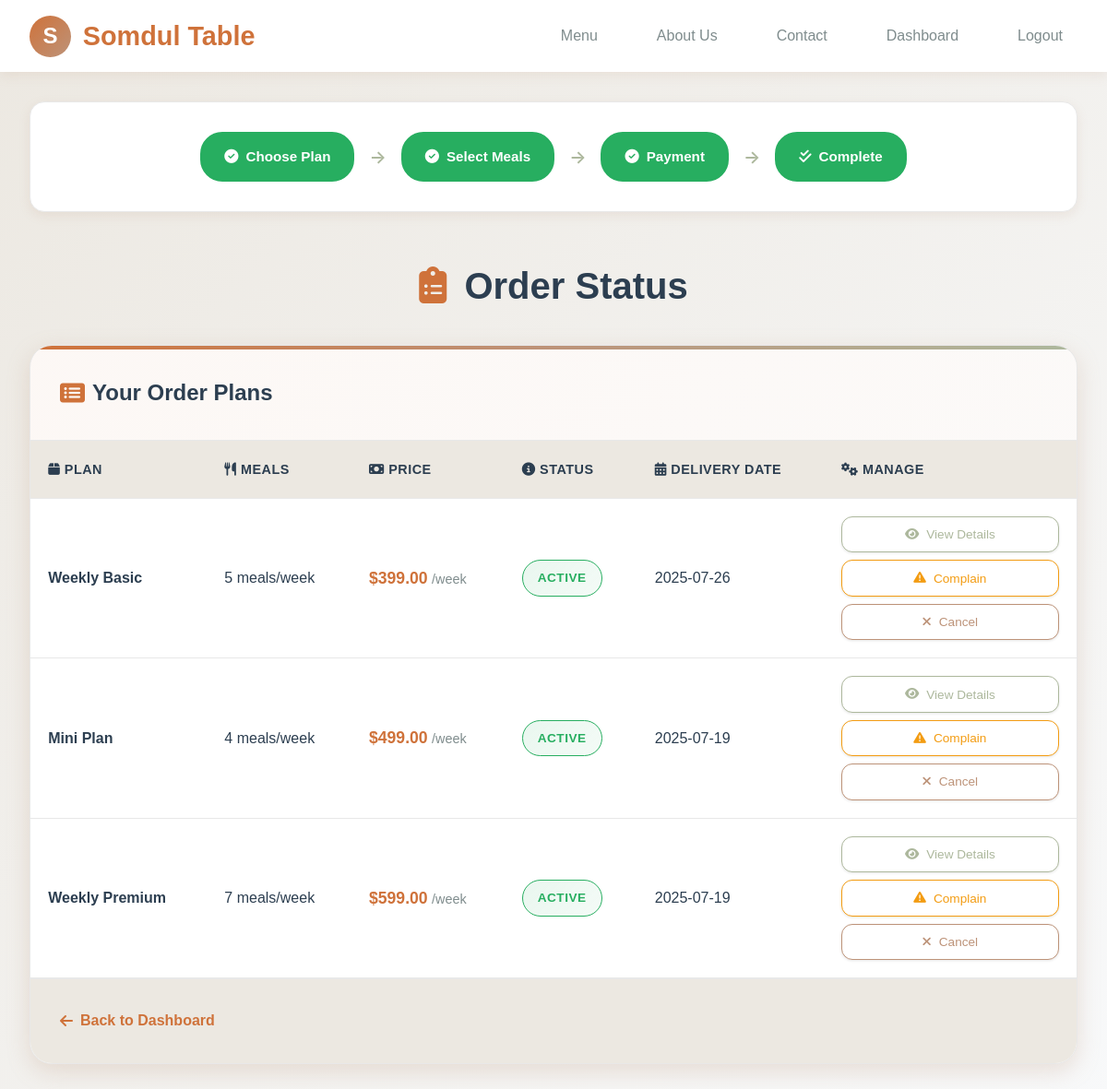
The page /KruaThai/subscription-status.php (signed in) on the database its author committed.
### tables this page shows
CREATE TABLE `subscriptions` (
  `id` char(36) NOT NULL,
  `user_id` char(36) NOT NULL,
  `assigned_rider_id` char(36) DEFAULT NULL,
  `plan_id` char(36) NOT NULL,
  `status` enum('active','paused','cancelled','expired','pending_payment') DEFAULT 'pending_payment',
  `start_date` date NOT NULL,
  `end_date` date DEFAULT NULL,
  `next_billing_date` date DEFAULT NULL,
  `billing_cycle` enum('weekly','monthly') NOT NULL,
  `total_amount` decimal(8,2) NOT NULL,
  `discount_applied` decimal(8,2) DEFAULT '0.00',
  `delivery_days` longtext,
  `preferred_delivery_time` enum('09:00-12:00','12:00-15:00','15:00-18:00','18:00-21:00') DEFAULT '12:00-15:00',
  `special_instructions` text,
  `pause_start_date` date DEFAULT NULL,
  `pause_end_date` date DEFAULT NULL,
  `skip_dates` longtext,
  `auto_renew` tinyint(1) DEFAULT '1',
  `cancellation_reason` text,
  `cancelled_at` timestamp NULL DEFAULT NULL,
  `cancelled_by` char(36) DEFAULT NULL,
  `created_at` timestamp NOT NULL DEFAULT CURRENT_TIMESTAMP,
  `updated_at` timestamp NOT NULL DEFAULT CURRENT_TIMESTAMP ON UPDATE CURRENT_TIMESTAMP
);

CREATE TABLE `subscription_plans` (
  `id` char(36) NOT NULL,
  `name` varchar(100) NOT NULL,
  `name_thai` varchar(100) DEFAULT NULL,
  `description` text,
  `plan_type` enum('weekly','monthly','custom') NOT NULL,
  `meals_per_week` int(11) NOT NULL,
  `weeks_duration` int(11) DEFAULT '4',
  `base_price` decimal(8,2) NOT NULL,
  `discount_percentage` decimal(5,2) DEFAULT '0.00',
  `final_price` decimal(8,2) NOT NULL,
  `features` longtext,
  `max_skips_per_week` int(11) DEFAULT '2',
  `advance_ordering_days` int(11) DEFAULT '7',
  `is_active` tinyint(1) DEFAULT '1',
  `is_popular` tinyint(1) DEFAULT '0',
  `sort_order` int(11) DEFAULT '0',
  `created_at` timestamp NOT NULL DEFAULT CURRENT_TIMESTAMP,
  `updated_at` timestamp NOT NULL DEFAULT CURRENT_TIMESTAMP ON UPDATE CURRENT_TIMESTAMP
);

### KruaThai/subscription-status.php (the view, shortened to what this page needs)
<?php
require_once 'config/database.php';
$user_id = $_SESSION['user_id'];
$stmt = $pdo->prepare("
    SELECT s.*, sp.name AS plan_name, sp.meals_per_week, sp.final_price, sp.plan_type
    FROM subscriptions s
    JOIN subscription_plans sp ON s.plan_id = sp.id
    WHERE s.user_id = ?
    ORDER BY s.created_at DESC
");
$stmt->execute([$user_id]);
$subs = $stmt->fetchAll(PDO::FETCH_ASSOC);
function getStatusText($status) {
    $map = [
        'active' => 'Active',
        'paused' => 'Paused',
        'cancelled' => 'Cancelled',
        'expired' => 'Expired',
        'pending_payment' => 'Pending Payment'
    ];
    return $map[$status] ?? $status;
}
?>
<!DOCTYPE html>
<html lang="en">
<head>
    <link href="https://cdnjs.cloudflare.com/ajax/libs/font-awesome/6.4.0/css/all.min.css" rel="stylesheet">
</head>
<body>
    <header class="header">
        <div class="header-container">
            <a href="home2.php" class="logo">
                <div class="logo-icon">S</div>
                <div class="logo-text">Somdul Table</div>
            </a>
            <nav class="header-nav">
                <a href="menus.php" class="nav-link">Menu</a>
                <a href="about.php" class="nav-link">About Us</a>
                <a href="contact.php" class="nav-link">Contact</a>
                <?php if (isset($_SESSION['user_id'])): ?>
                    <a href="dashboard.php" class="nav-link">Dashboard</a>
                    <a href="logout.php" class="nav-link">Logout</a>
                <?php else: ?>
                    <a href="login.php" class="nav-link">Login</a>
                <?php endif; ?>
            </nav>
        </div>
    </header>
    <div class="container">
        <div class="progress-container">
            <div class="progress-bar">
                <div class="progress-step completed">
                    <i class="fas fa-check-circle"></i>
                    <span>Choose Plan</span>
                </div>
                <span class="progress-arrow">→</span>
                <div class="progress-step completed">
                    <i class="fas fa-check-circle"></i>
                    <span>Select Meals</span>
                </div>
                <span class="progress-arrow">→</span>
                <div class="progress-step completed">
                    <i class="fas fa-check-circle"></i>
                    <span>Payment</span>
                </div>
                <span class="progress-arrow">→</span>
                <div class="progress-step completed">
                    <i class="fas fa-check-double"></i>
                    <span>Complete</span>
                </div>
            </div>
        </div>
        <h1 class="page-title">
            <i class="fas fa-clipboard-list"></i>
            Order Status
        </h1>
        <div class="main-card">
            <div class="card-header">
                <h2 class="card-title">
                    <i class="fas fa-list-alt"></i>
                    Your Order Plans
                </h2>
            </div>
            <?php if (empty($subs)): ?>
                <div class="empty-state">
                    <i class="fas fa-inbox"></i>
                    <h3>No Order Plans Yet</h3>
                    <p>Start your healthy eating journey with authentic Thai food</p>
                    <a href="subscribe.php" class="btn">
                        <i class="fas fa-plus"></i>
                        Order Your First Plan
                    </a>
                </div>
            <?php else: ?>
                <div class="table-container">
                    <table>
                        <thead>
                            <tr>
                                <th><i class="fas fa-box"></i> Plan</th>
                                <th><i class="fas fa-utensils"></i> Meals</th>
                                <th><i class="fas fa-money-bill"></i> Price</th>
                                <th><i class="fas fa-info-circle"></i> Status</th>
                                <th><i class="fas fa-calendar-alt"></i> Delivery Date</th>
                                <th><i class="fas fa-cogs"></i> Manage</th>
                            </tr>
                        </thead>
                        <tbody>
                            <?php foreach ($subs as $sub): ?>
                            <tr>
                                <td>
                                    <span class="plan-name"><?= htmlspecialchars($sub['plan_name']) ?></span>
                                </td>
                                <td><?= $sub['meals_per_week'] ?> meals/week</td>
                                <td>
                                    <span class="price">$<?= number_format($sub['final_price'], 2) ?></span>
                                    <span style="color: var(--text-gray); font-size: 0.9rem;">
                                        /<?= $sub['plan_type'] === 'weekly' ? 'week' : 'month' ?>
                                    </span>
                                </td>
                                <td>
                                    <span class="status <?= $sub['status'] ?>"><?= getStatusText($sub['status']) ?></span>
                                </td>
                                <td><?= htmlspecialchars($sub['start_date']) ?></td>
                                <td>
                                    <div class="action-buttons">
                                        <button onclick="viewDetails('<?= htmlspecialchars($sub['id']) ?>')" class="btn-action btn-view">
                                            <i class="fas fa-eye"></i> View Details
                                        </button>
                                        <button onclick="openComplaintModal('<?= htmlspecialchars($sub['id']) ?>', '<?= htmlspecialchars($sub['plan_name']) ?>')" class="btn-action btn-complain">
                                            <i class="fas fa-exclamation-triangle"></i> Complain
                                        </button>
                                        <form method="post" style="display:inline;">
                                            <?php if ($sub['status'] === 'active'): ?>
                                                <button name="action" value="cancel" class="btn-action btn-cancel" onclick="return confirm('Are you sure you want to cancel this order plan?')">
                                                    <i class="fas fa-times"></i> Cancel
                                                </button>
                                            <?php elseif ($sub['status'] === 'cancelled'): ?>
                                                <button name="action" value="renew" class="btn-action btn-renew" onclick="return confirm('Do you want to renew this order plan?')">
                                                    <i class="fas fa-redo"></i> Renew
                                                </button>
                                            <?php else: ?>
                                                <button disabled class="btn-action btn-disabled">
                                                    <i class="fas fa-ban"></i> Cannot Manage
                                                </button>
                                            <?php endif; ?>
                                        </form>
                                    </div>
                                </td>
                            </tr>
                            <?php endforeach; ?>
                        </tbody>
                    </table>
                </div>
            <?php endif; ?>
            <div class="bottom-nav">
                <a href="dashboard.php" class="back-link">
                    <i class="fas fa-arrow-left"></i>
                    Back to Dashboard
                </a>
            </div>
        </div>
    </div>
</body>
</html>

### rows shown on the page
subscriptions: plan.name "Weekly Basic", plan.meals_per_week "5", plan.final_price "399.00", status "ACTIVE", start_date "2025-07-26", shows "Cancel"
subscriptions: plan.name "Mini Plan", plan.meals_per_week "4", plan.final_price "499.00", status "ACTIVE", start_date "2025-07-19", shows "Cancel"
subscriptions: plan.name "Weekly Premium", plan.meals_per_week "7", plan.final_price "599.00", status "ACTIVE", start_date "2025-07-19", shows "Cancel"
